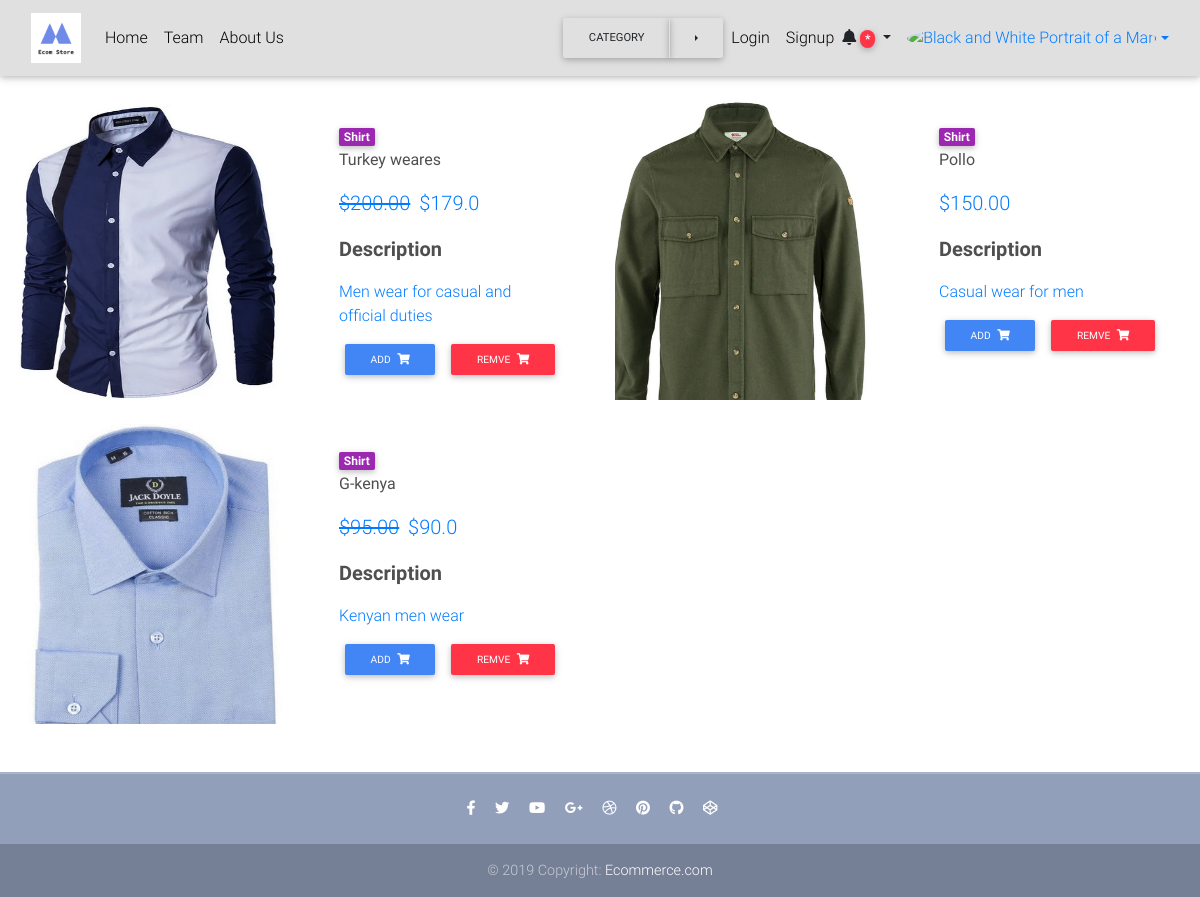
Page /search/fashion/ on the committed database.
### Store/models.py (models this page shows, shortened)
class Item_Image1(models.Model):
    item = models.ForeignKey(
        Item, related_name='image1', on_delete=models.CASCADE)
    image = models.ImageField(upload_to='products/%y/%m', verbose_name=_('Image'),
                              help_text=_("Upload Item's image"), null=True, blank=True)
    Show = models.BooleanField(default=True, verbose_name=_('show'))
    now = timezone.make_aware(datetime.datetime.now(),
                              timezone.get_default_timezone())
    updated = models.DateTimeField(
        default=now, verbose_name=_('created at'), editable=False)
    class Meta:
        verbose_name = _('First Image')
        verbose_name_plural = _('First Image')
    @property
    def ImageUrl(self):
        try:
            url = self.image.url
        except:
            url = ""
        return url

class Item(models.Model):
    category = models.ForeignKey(Category, on_delete=models.RESTRICT)
    sub_category=models.CharField(max_length=4, choices=category_choices, null=True)
    title = models.CharField(max_length=255, verbose_name=_(
        'Title'), help_text=_('Required'), null=True)
    slug = models.SlugField(max_length=255, verbose_name=_('Slug'),
                              help_text=_('Required'), null=True)
    price = models.DecimalField(max_digits=9, verbose_name=_(
        'Price'), help_text=_('Required'), decimal_places=2, null=True)
    discount_price = models.DecimalField(max_digits=9, verbose_name=_(
        'Discount price'), blank=True, decimal_places=2, null=True)
    stocked = models.BooleanField(default=True, verbose_name=_('is_stock'))
    digital = models.BooleanField(
        default=False, verbose_name=_('is_digital'), null=True, blank=True)
    now = timezone.make_aware(datetime.datetime.now(),
                              timezone.get_default_timezone())
    updated = models.DateTimeField(
        default=now, verbose_name=_('Updated at'))
    discount_price = models.FloatField(blank=True, null=True)
    label = models.CharField(max_length=2,verbose_name=_('Label color'),default=label_choices[2] ,choices=label_choices, null=True)
    description = models.TextField(verbose_name=_(
        'Description'), help_text=_('optional(briefly say about the product)'), blank=True, null=True)
    additional_info = models.TextField(verbose_name=_(
        'Additional Information'), help_text=_('optional(applicable when adding Second-Fourth Images)'), blank=True, null=True)
    users_wishlist = models.ManyToManyField(Account, related_name="user_wishlist", blank=True)
    class Meta:
        verbose_name = _('Item')
        verbose_name_plural = _('Items')
        ordering = ('-updated',)
    def get_add_to_cart_url(self):
        return reverse("Order:add-to-cart", args=[self.slug])
    def get_remove_from_cart_url(self):
        return reverse("Order:remove-from-cart", args=[self.slug])

### Store/views.py (the view)
# urls.py: path('search/<slug:slug>/', views.category_list, name='category'),
def category_list(request, slug):
    category1 = get_object_or_404(Category, slug=slug)
    products = Item.objects.filter(category=category1)
    context = {'category': category1, 'products': products}
    return render(request, 'Store/category.html', context)

### Store/context_processors.py (called while the page is built)
def categories(request):
    return {'categories':Category.objects.all()}

### Store/models.py (called while the page is built)
    def get_absolute_url(self):
        return reverse('Store:category', args=[self.slug])

### Store/templates/Store/category.html (shortened to what this page needs)
{% extends 'Store/base.html'%}
{% load static %}
{% block content %}
  <main class="mt-0 pt-0">
    <div class="container-fluid dark-grey-text mt-0">
      <div class="row wow fadeIn">
        {% for item in products %}
        <div class="col-lg-3 col-md-6 mb-4">
              {% for image in item.image1.all %}
              {% if image.Show%}
              <img src="{{image.ImageUrl}}"
              class="img-fluid  small_image" alt="">
              {% endif %}
              {% endfor %}
        </div>
            <div class="col-lg-3 col-md-6 mb-1">
          <div class="p-4">
            <div class="mb-3">
              <a href="">
                <span class="badge purple mr-1">{{ item.get_sub_category_display }}</span>
                <p class="dark-grey-text"><strong>{{ item.title }}</strong></p>
            </div>
            <p class="lead">
              {% if item.discount_price %}
              <span class="mr-1">
                <del>${{ item.price }}</del>
              </span>
              <span>${{ item.discount_price }}</span>
              {% else %}
              <span>${{ item.price }}</span>
              {% endif %}
            </p>
            <p class="lead font-weight-bold dark-grey-text">Description</p>
            <p>{{ item.description }}</p>
            <a href="{{item.get_add_to_cart_url}}" class="btn btn-primary btn-sm my-0 p">
              Add
              <i class="fas fa-shopping-cart ml-1"></i>
            </a>
            <a href="{{item.get_remove_from_cart_url}}" class="btn btn-danger btn-sm my-0 p "id="btn-category">
              Remve
              <i class="fas fa-shopping-cart ml-1"></i>
            </a>
          </div>
        </div>
        {% endfor %}
      </div>
</div>
{% endblock %}

### static/css/main.css (style rules this page uses)
.small_image { width:300px ; height:300px ; }
#btn-category { display: inline-block; }

### rows in the picture
Item: sub_category "Shirt", title "Turkey weares", price "200.00", discount_price "179.0", description "Men wear for casual and official duties"
Item_Image1: ImageUrl (picture)
Item: sub_category "Shirt", title "Pollo", price "150.00", description "Casual wear for men"
Item_Image1: ImageUrl (picture)
Item: sub_category "Shirt", title "G-kenya", price "95.00", discount_price "90.0", description "Kenyan men wear"
Item_Image1: ImageUrl (picture)
